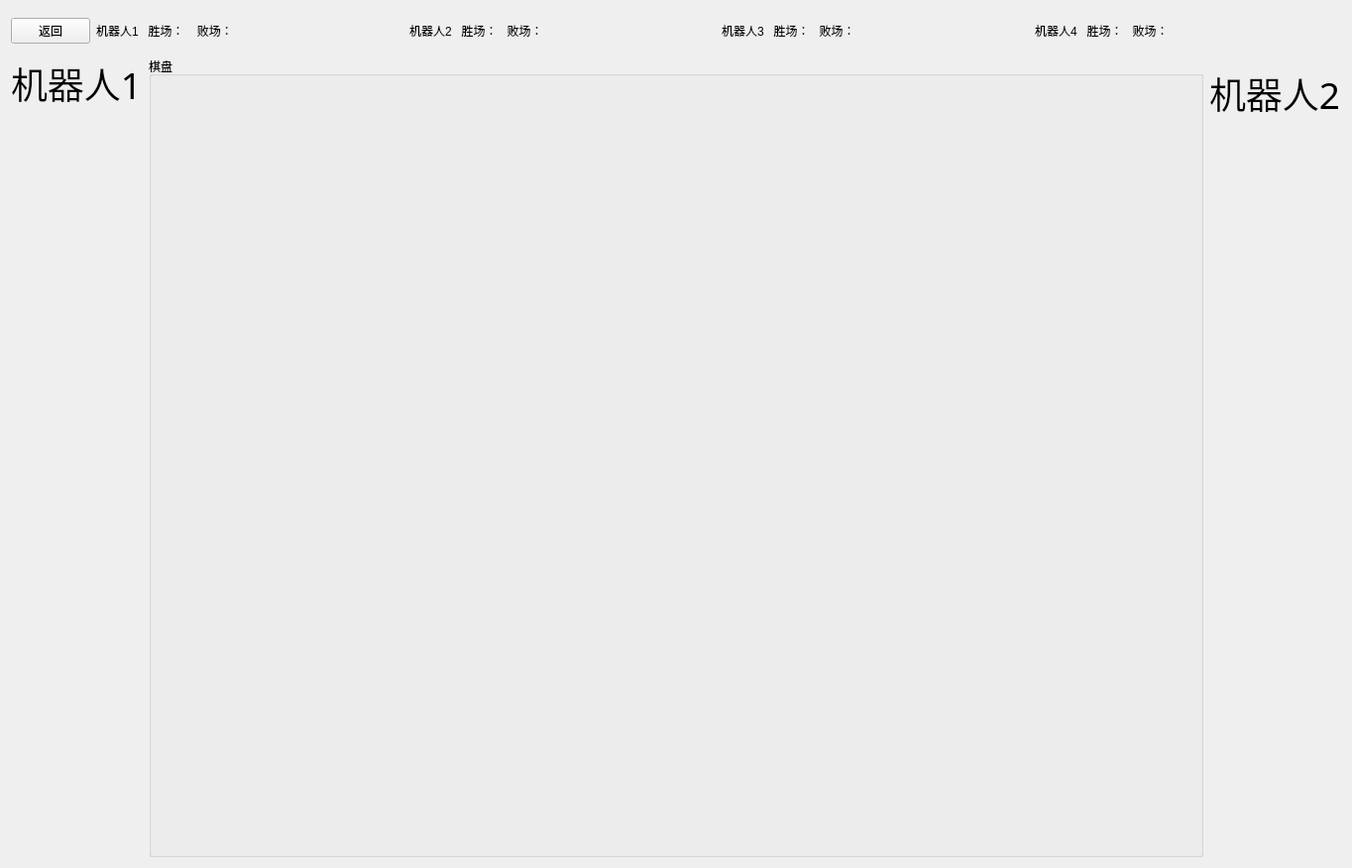
<?xml version="1.0" encoding="UTF-8"?>
<ui version="4.0">
 <class>Form</class>
 <widget class="QWidget" name="Form">
  <property name="geometry">
   <rect>
    <x>0</x>
    <y>0</y>
    <width>1364</width>
    <height>876</height>
   </rect>
  </property>
  <property name="sizePolicy">
   <sizepolicy hsizetype="Fixed" vsizetype="Fixed">
    <horstretch>0</horstretch>
    <verstretch>0</verstretch>
   </sizepolicy>
  </property>
  <property name="windowTitle">
   <string>Form</string>
  </property>
  <layout class="QHBoxLayout" name="horizontalLayout_2">
   <item>
    <layout class="QVBoxLayout" name="verticalLayout" stretch="1,20">
     <item>
      <layout class="QHBoxLayout" name="horizontalLayout_3" stretch="0,0,0,0,0">
       <item>
        <widget class="QPushButton" name="backbtn">
         <property name="sizePolicy">
          <sizepolicy hsizetype="Fixed" vsizetype="Fixed">
           <horstretch>0</horstretch>
           <verstretch>0</verstretch>
          </sizepolicy>
         </property>
         <property name="text">
          <string>返回</string>
         </property>
        </widget>
       </item>
       <item>
        <widget class="QLabel" name="robot1">
         <property name="sizePolicy">
          <sizepolicy hsizetype="Preferred" vsizetype="Preferred">
           <horstretch>0</horstretch>
           <verstretch>0</verstretch>
          </sizepolicy>
         </property>
         <property name="text">
          <string>机器人1   胜场：    败场：</string>
         </property>
        </widget>
       </item>
       <item>
        <widget class="QLabel" name="robot2">
         <property name="sizePolicy">
          <sizepolicy hsizetype="Preferred" vsizetype="Preferred">
           <horstretch>0</horstretch>
           <verstretch>0</verstretch>
          </sizepolicy>
         </property>
         <property name="text">
          <string>机器人2   胜场：   败场：</string>
         </property>
        </widget>
       </item>
       <item>
        <widget class="QLabel" name="robot3">
         <property name="sizePolicy">
          <sizepolicy hsizetype="Preferred" vsizetype="Preferred">
           <horstretch>0</horstretch>
           <verstretch>0</verstretch>
          </sizepolicy>
         </property>
         <property name="text">
          <string>机器人3   胜场：   败场：</string>
         </property>
        </widget>
       </item>
       <item>
        <widget class="QLabel" name="robot4">
         <property name="sizePolicy">
          <sizepolicy hsizetype="Preferred" vsizetype="Preferred">
           <horstretch>0</horstretch>
           <verstretch>0</verstretch>
          </sizepolicy>
         </property>
         <property name="text">
          <string>机器人4   胜场：   败场：</string>
         </property>
        </widget>
       </item>
      </layout>
     </item>
     <item>
      <layout class="QHBoxLayout" name="horizontalLayout" stretch="1,11,1">
       <item>
        <layout class="QVBoxLayout" name="verticalLayout_2" stretch="0,10">
         <property name="spacing">
          <number>6</number>
         </property>
         <property name="sizeConstraint">
          <enum>QLayout::SetDefaultConstraint</enum>
         </property>
         <property name="leftMargin">
          <number>0</number>
         </property>
         <property name="topMargin">
          <number>0</number>
         </property>
         <property name="bottomMargin">
          <number>0</number>
         </property>
         <item>
          <widget class="QLabel" name="robotText1">
           <property name="sizePolicy">
            <sizepolicy hsizetype="Preferred" vsizetype="Preferred">
             <horstretch>0</horstretch>
             <verstretch>0</verstretch>
            </sizepolicy>
           </property>
           <property name="font">
            <font>
             <family>Adobe Arabic</family>
             <pointsize>28</pointsize>
            </font>
           </property>
           <property name="focusPolicy">
            <enum>Qt::NoFocus</enum>
           </property>
           <property name="text">
            <string>机器人1</string>
           </property>
          </widget>
         </item>
         <item>
          <widget class="QLabel" name="robotPic1">
           <property name="sizePolicy">
            <sizepolicy hsizetype="Preferred" vsizetype="Preferred">
             <horstretch>0</horstretch>
             <verstretch>0</verstretch>
            </sizepolicy>
           </property>
           <property name="text">
            <string/>
           </property>
           <property name="pixmap">
            <pixmap resource="../pictures.qrc">:/src/picture/机器人(1).jpg</pixmap>
           </property>
           <property name="scaledContents">
            <bool>true</bool>
           </property>
          </widget>
         </item>
        </layout>
       </item>
       <item>
        <widget class="QGroupBox" name="qipan">
         <property name="title">
          <string>棋盘</string>
         </property>
         <property name="flat">
          <bool>false</bool>
         </property>
         <property name="checkable">
          <bool>false</bool>
         </property>
         <widget class="QLabel" name="qipanimg">
          <property name="geometry">
           <rect>
            <x>10</x>
            <y>10</y>
            <width>1021</width>
            <height>1001</height>
           </rect>
          </property>
          <property name="sizePolicy">
           <sizepolicy hsizetype="Preferred" vsizetype="Preferred">
            <horstretch>0</horstretch>
            <verstretch>0</verstretch>
           </sizepolicy>
          </property>
          <property name="cursor">
           <cursorShape>ArrowCursor</cursorShape>
          </property>
          <property name="text">
           <string/>
          </property>
          <property name="pixmap">
           <pixmap resource="../pictures.qrc">src\picture\qipan.jpg</pixmap>
          </property>
          <property name="scaledContents">
           <bool>true</bool>
          </property>
          <property name="wordWrap">
           <bool>false</bool>
          </property>
         </widget>
         <widget class="QLabel" name="center1">
          <property name="geometry">
           <rect>
            <x>100</x>
            <y>20</y>
            <width>31</width>
            <height>31</height>
           </rect>
          </property>
          <property name="sizePolicy">
           <sizepolicy hsizetype="Preferred" vsizetype="Preferred">
            <horstretch>0</horstretch>
            <verstretch>0</verstretch>
           </sizepolicy>
          </property>
          <property name="text">
           <string/>
          </property>
          <property name="pixmap">
           <pixmap resource="../pictures.qrc">:/src/picture/白子.jpg</pixmap>
          </property>
         </widget>
         <widget class="QLabel" name="center2">
          <property name="geometry">
           <rect>
            <x>50</x>
            <y>20</y>
            <width>31</width>
            <height>31</height>
           </rect>
          </property>
          <property name="text">
           <string/>
          </property>
          <property name="pixmap">
           <pixmap resource="../pictures.qrc">:/src/picture/白子.jpg</pixmap>
          </property>
         </widget>
        </widget>
       </item>
       <item>
        <layout class="QVBoxLayout" name="verticalLayout_3" stretch="1,10">
         <property name="leftMargin">
          <number>0</number>
         </property>
         <property name="topMargin">
          <number>0</number>
         </property>
         <property name="bottomMargin">
          <number>0</number>
         </property>
         <item>
          <widget class="QLabel" name="robotText2">
           <property name="sizePolicy">
            <sizepolicy hsizetype="Preferred" vsizetype="Preferred">
             <horstretch>0</horstretch>
             <verstretch>0</verstretch>
            </sizepolicy>
           </property>
           <property name="font">
            <font>
             <family>Adobe Arabic</family>
             <pointsize>28</pointsize>
            </font>
           </property>
           <property name="focusPolicy">
            <enum>Qt::NoFocus</enum>
           </property>
           <property name="text">
            <string>机器人2</string>
           </property>
          </widget>
         </item>
         <item>
          <widget class="QLabel" name="robotPic2">
           <property name="sizePolicy">
            <sizepolicy hsizetype="Preferred" vsizetype="Preferred">
             <horstretch>0</horstretch>
             <verstretch>0</verstretch>
            </sizepolicy>
           </property>
           <property name="text">
            <string/>
           </property>
           <property name="pixmap">
            <pixmap resource="../pictures.qrc">:/src/picture/机器人(1).jpg</pixmap>
           </property>
           <property name="scaledContents">
            <bool>true</bool>
           </property>
          </widget>
         </item>
        </layout>
       </item>
      </layout>
     </item>
    </layout>
   </item>
  </layout>
 </widget>
 <resources>
  <include location="../pictures.qrc"/>
 </resources>
 <connections/>
</ui>
